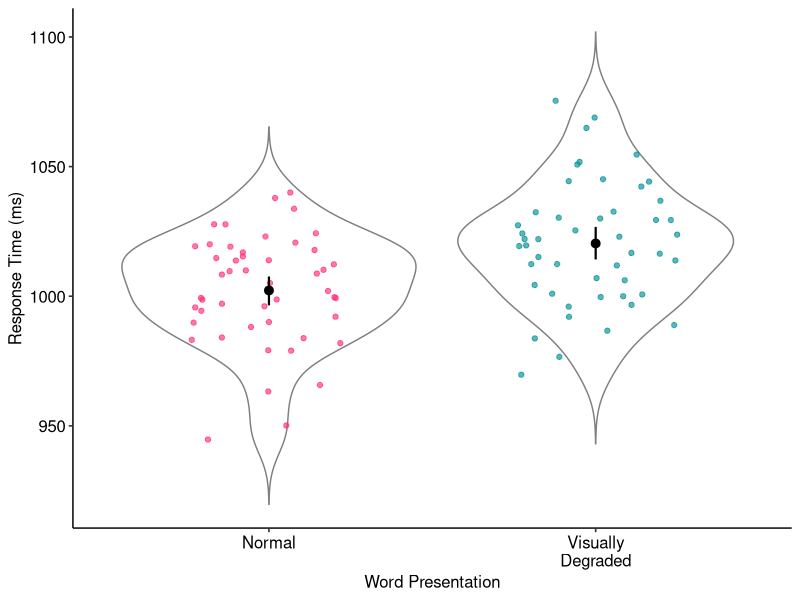

Source code (R): (Note: this script raises an error after producing the figure.)
library(tidyverse)
library(ggpubr)
library(afex)
library(emmeans)


assignment_dataset_1 <- read_csv("assignment_dataset_1.csv")

tidied_dataset_1 <- assignment_dataset_1 %>%
  mutate(condition = recode(condition,
    "condition_a" = "normal",
    "condition_b" = "degraded"
  )) %>%
  transmute(
    subject = factor(participant),
    condition = factor(condition,
      levels = c("normal", "degraded"),
    ),
    RT = response_time
  )

tidied_dataset_1 %>%
  group_by(condition) %>%
  summarise(mean = mean(RT), sd = sd(RT))

tidied_dataset_1 %>%
  ggplot(aes(x = condition, y = RT, colour = condition)) +
  geom_violin(trim = FALSE, colour = "grey50", alpha = 0) +
  geom_jitter(width = .25, alpha = .65) +
  stat_summary(fun.data = "mean_cl_boot", colour = "black", linewidth = .75) +
  guides(colour = "none") +
  labs(x = "Word Presentation", y = "Response Time (ms)") +
  scale_x_discrete(labels = c("Normal", "Visually\nDegraded")) +
  theme_pubr() +
  color_palette(palette = c("#FF2D79", "#009093")) +
  theme(text = element_text(size = 12))

model_1 <- aov_4(
  RT ~ condition + (1 | subject),
  data = tidied_dataset_1
)

model_1_null <- aov_4(
  RT ~ 1 + (1 | subject),
  data = tidied_dataset_1
)

anova(model_1, model_1_null)

anova(model_1_null)

emmeans(model_1, pairwise ~ condition)

# The analyses were carried out using the afex package (Singmann H, Bolker B,
# Westfall J, Aust F & Ben-Shachar M, 2022) to fit the ANOVA model for the
# response time measure in R version 4.2.2 (R Development Core Team,
# 2020). Pairwise comparisons conducted with the emmeans package (Lenth R, 2022)
# were used to investigate the interaction for the response time measure.

# We found a significant effect of response time (F (1,94) = 15.828,
# p < .001, generalised η2 = .14411). Tukey comparisons revealed that the
# visually degraded group performed significantly worse than the normal group
# (18.1 ms slower, t = -3.978, p < 0.001).
